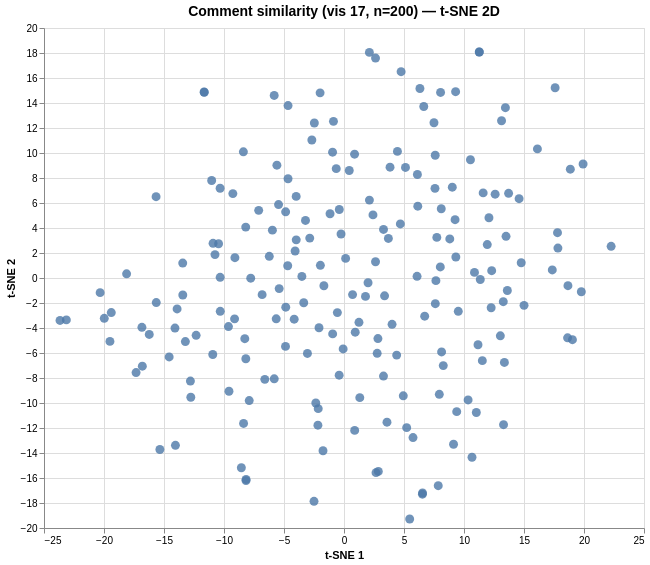

The specification (Vega-Lite) saved for this image:
### Vega specification from a JSON file in a GitHub repository (floating-point values rounded to 4 significant figures; data arrays with more than 128 entries replaced by an {"elided": "..."} marker saying what was removed)
{"$schema": "https://vega.github.io/schema/vega/v6.json", "data": [{"name": "param_1e9efca18e7a2868_store"}, {"name": "source_0", "values": {"elided": "200 records"}}, {"name": "source_0_x_domain_dim_1", "values": [{"min": -23.66, "max": 22.26}]}, {"name": "source_0_y_domain_dim_2", "values": [{"min": -19.28, "max": 18.08}]}], "signals": [{"name": "unit", "value": {}, "on": [{"events": "pointermove", "update": "isTuple(group()) ? group() : unit"}]}, {"name": "param_1e9efca18e7a2868", "update": "vlSelectionResolve(\"param_1e9efca18e7a2868_store\", \"union\")"}, {"name": "param_1e9efca18e7a2868_dim_1", "on": [{"events": [{"source": "view", "type": "dblclick"}], "update": "null"}, {"events": {"signal": "param_1e9efca18e7a2868_translate_delta"}, "update": "panLinear(param_1e9efca18e7a2868_translate_anchor.extent_x, -param_1e9efca18e7a2868_translate_delta.x / width)"}, {"events": {"signal": "param_1e9efca18e7a2868_zoom_delta"}, "update": "zoomLinear(domain(\"x\"), param_1e9efca18e7a2868_zoom_anchor.x, param_1e9efca18e7a2868_zoom_delta)"}]}, {"name": "param_1e9efca18e7a2868_dim_2", "on": [{"events": [{"source": "view", "type": "dblclick"}], "update": "null"}, {"events": {"signal": "param_1e9efca18e7a2868_translate_delta"}, "update": "panLinear(param_1e9efca18e7a2868_translate_anchor.extent_y, param_1e9efca18e7a2868_translate_delta.y / height)"}, {"events": {"signal": "param_1e9efca18e7a2868_zoom_delta"}, "update": "zoomLinear(domain(\"y\"), param_1e9efca18e7a2868_zoom_anchor.y, param_1e9efca18e7a2868_zoom_delta)"}]}, {"name": "param_1e9efca18e7a2868_tuple", "on": [{"events": [{"signal": "param_1e9efca18e7a2868_dim_1 || param_1e9efca18e7a2868_dim_2"}], "update": "param_1e9efca18e7a2868_dim_1 && param_1e9efca18e7a2868_dim_2 ? {unit: \"\", fields: param_1e9efca18e7a2868_tuple_fields, values: [param_1e9efca18e7a2868_dim_1,param_1e9efca18e7a2868_dim_2]} : null"}]}, {"name": "param_1e9efca18e7a2868_tuple_fields", "value": [{"field": "dim_1", "channel": "x", "type": "R"}, {"field": "dim_2", "channel": "y", "type": "R"}]}, {"name": "param_1e9efca18e7a2868_translate_anchor", "value": {}, "on": [{"events": [{"source": "scope", "type": "pointerdown"}], "update": "{x: x(unit), y: y(unit), extent_x: domain(\"x\"), extent_y: domain(\"y\")}"}]}, {"name": "param_1e9efca18e7a2868_translate_delta", "value": {}, "on": [{"events": [{"source": "window", "between": [{"source": "scope", "type": "pointerdown"}, {"source": "window", "type": "pointerup"}], "consume": true, "type": "pointermove"}], "update": "{x: param_1e9efca18e7a2868_translate_anchor.x - x(unit), y: param_1e9efca18e7a2868_translate_anchor.y - y(unit)}"}]}, {"name": "param_1e9efca18e7a2868_zoom_anchor", "on": [{"events": [{"source": "scope", "type": "wheel", "consume": true}], "update": "{x: invert(\"x\", x(unit)), y: invert(\"y\", y(unit))}"}]}, {"name": "param_1e9efca18e7a2868_zoom_delta", "on": [{"events": [{"source": "scope", "type": "wheel", "consume": true}], "update": "pow(1.001, event.deltaY * pow(16, event.deltaMode))", "force": true}]}, {"name": "param_1e9efca18e7a2868_modify", "on": [{"events": {"signal": "param_1e9efca18e7a2868_tuple"}, "update": "modify(\"param_1e9efca18e7a2868_store\", param_1e9efca18e7a2868_tuple, true)"}]}], "marks": [{"type": "symbol", "name": "marks", "from": {"data": "source_0"}, "encode": {"update": {"opacity": {"value": 0.8}, "shape": {"value": "circle"}, "y": {"field": "dim_2", "scale": "y"}, "x": {"field": "dim_1", "scale": "x"}, "size": {"value": 80}, "fill": {"value": "#4c78a8"}, "tooltip": {"signal": "{\"Comment #\": format(datum[\"index\"], \"\"), \"Comment\": isValid(datum[\"comment\"]) ? datum[\"comment\"] : \"\"+datum[\"comment\"]}"}}}, "style": ["circle"], "clip": true, "interactive": true}], "scales": [{"name": "x", "type": "linear", "domain": [{"signal": "(data(\"source_0_x_domain_dim_1\")[0] || {}).min"}, {"signal": "(data(\"source_0_x_domain_dim_1\")[0] || {}).max"}], "range": [0, {"signal": "width"}], "domainRaw": {"signal": "param_1e9efca18e7a2868[\"dim_1\"]"}, "nice": true, "zero": true}, {"name": "y", "type": "linear", "domain": [{"signal": "(data(\"source_0_y_domain_dim_2\")[0] || {}).min"}, {"signal": "(data(\"source_0_y_domain_dim_2\")[0] || {}).max"}], "range": [{"signal": "height"}, 0], "zero": true, "domainRaw": {"signal": "param_1e9efca18e7a2868[\"dim_2\"]"}, "nice": true}], "axes": [{"scale": "x", "labels": false, "ticks": false, "zindex": 0, "domain": false, "aria": false, "gridScale": "y", "maxExtent": 0, "tickCount": {"signal": "ceil(width/40)"}, "orient": "bottom", "grid": true, "minExtent": 0}, {"scale": "y", "zindex": 0, "maxExtent": 0, "minExtent": 0, "ticks": false, "orient": "left", "gridScale": "x", "grid": true, "tickCount": {"signal": "ceil(height/40)"}, "domain": false, "labels": false, "aria": false}, {"scale": "x", "orient": "bottom", "labelOverlap": true, "grid": false, "title": "t-SNE 1", "labelFlush": true, "tickCount": {"signal": "ceil(width/40)"}, "zindex": 0}, {"scale": "y", "grid": false, "zindex": 0, "title": "t-SNE 2", "orient": "left", "labelOverlap": true, "tickCount": {"signal": "ceil(height/40)"}}], "title": {"text": "Comment similarity (vis 17, n=200) — t-SNE 2D", "fontSize": 14, "frame": "group"}, "width": 600, "background": "white", "height": 500, "padding": 5, "style": "cell"}
